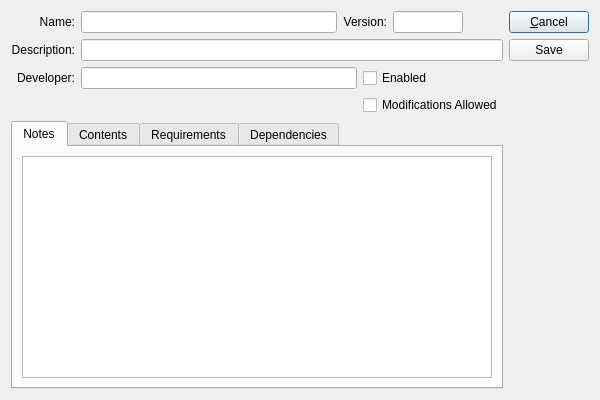
<?xml version="1.0" encoding="UTF-8"?>
<ui version="4.0">
 <comment>This file is part of the xTuple ERP: PostBooks Edition, a free and
open source Enterprise Resource Planning software suite,
Copyright (c) 1999-2019 by OpenMFG LLC, d/b/a xTuple.
It is licensed to you under the Common Public Attribution License
version 1.0, the full text of which (including xTuple-specific Exhibits)
is available at www.xtuple.com/CPAL.  By using this software, you agree
to be bound by its terms.</comment>
 <class>package</class>
 <widget class="QDialog" name="package">
  <property name="geometry">
   <rect>
    <x>0</x>
    <y>0</y>
    <width>600</width>
    <height>400</height>
   </rect>
  </property>
  <property name="windowTitle">
   <string>Package</string>
  </property>
  <layout class="QGridLayout">
   <item row="0" column="0">
    <widget class="QLabel" name="_nameLit">
     <property name="text">
      <string>Name:</string>
     </property>
     <property name="alignment">
      <set>Qt::AlignRight|Qt::AlignTrailing|Qt::AlignVCenter</set>
     </property>
    </widget>
   </item>
   <item row="0" column="1" colspan="2">
    <layout class="QHBoxLayout">
     <item>
      <widget class="XLineEdit" name="_name">
       <property name="sizePolicy">
        <sizepolicy hsizetype="Expanding" vsizetype="Preferred">
         <horstretch>1</horstretch>
         <verstretch>0</verstretch>
        </sizepolicy>
       </property>
      </widget>
     </item>
     <item>
      <widget class="QLabel" name="_versionLit">
       <property name="text">
        <string>Version:</string>
       </property>
       <property name="alignment">
        <set>Qt::AlignRight|Qt::AlignTrailing|Qt::AlignVCenter</set>
       </property>
      </widget>
     </item>
     <item>
      <widget class="XLineEdit" name="_version">
       <property name="maximumSize">
        <size>
         <width>70</width>
         <height>16777215</height>
        </size>
       </property>
      </widget>
     </item>
     <item>
      <spacer>
       <property name="orientation">
        <enum>Qt::Horizontal</enum>
       </property>
       <property name="sizeHint" stdset="0">
        <size>
         <width>40</width>
         <height>20</height>
        </size>
       </property>
      </spacer>
     </item>
    </layout>
   </item>
   <item row="0" column="3" rowspan="5">
    <layout class="QVBoxLayout">
     <item>
      <widget class="QPushButton" name="_close">
       <property name="text">
        <string>&amp;Cancel</string>
       </property>
      </widget>
     </item>
     <item>
      <widget class="QPushButton" name="_save">
       <property name="text">
        <string>Save</string>
       </property>
      </widget>
     </item>
     <item>
      <spacer>
       <property name="orientation">
        <enum>Qt::Vertical</enum>
       </property>
       <property name="sizeHint" stdset="0">
        <size>
         <width>20</width>
         <height>40</height>
        </size>
       </property>
      </spacer>
     </item>
    </layout>
   </item>
   <item row="1" column="0">
    <widget class="QLabel" name="_descriptionLit">
     <property name="text">
      <string>Description:</string>
     </property>
     <property name="alignment">
      <set>Qt::AlignRight|Qt::AlignTrailing|Qt::AlignVCenter</set>
     </property>
    </widget>
   </item>
   <item row="1" column="1" colspan="2">
    <widget class="XLineEdit" name="_description"/>
   </item>
   <item row="2" column="0">
    <widget class="QLabel" name="_developerLit">
     <property name="text">
      <string>Developer:</string>
     </property>
     <property name="alignment">
      <set>Qt::AlignRight|Qt::AlignTrailing|Qt::AlignVCenter</set>
     </property>
    </widget>
   </item>
   <item row="2" column="1">
    <widget class="XLineEdit" name="_developer">
     <property name="minimumSize">
      <size>
       <width>200</width>
       <height>0</height>
      </size>
     </property>
    </widget>
   </item>
   <item row="4" column="0" colspan="3">
    <widget class="QTabWidget" name="_tab">
     <property name="currentIndex">
      <number>0</number>
     </property>
     <widget class="QWidget" name="_notesTab">
      <attribute name="title">
       <string>Notes</string>
      </attribute>
      <layout class="QGridLayout">
       <item row="0" column="0">
        <widget class="XTextEdit" name="_notes"/>
       </item>
      </layout>
     </widget>
     <widget class="QWidget" name="_recordsTab">
      <attribute name="title">
       <string>Contents</string>
      </attribute>
      <layout class="QGridLayout">
       <item row="0" column="0" colspan="2">
        <widget class="XTreeWidget" name="_rec"/>
       </item>
       <item row="1" column="0">
        <spacer name="horizontalSpacer">
         <property name="orientation">
          <enum>Qt::Horizontal</enum>
         </property>
         <property name="sizeHint" stdset="0">
          <size>
           <width>40</width>
           <height>20</height>
          </size>
         </property>
        </spacer>
       </item>
       <item row="1" column="1">
        <widget class="XCheckBox" name="_showSystemDetails">
         <property name="text">
          <string>Show System Details</string>
         </property>
        </widget>
       </item>
      </layout>
     </widget>
     <widget class="QWidget" name="_requirementsTab">
      <attribute name="title">
       <string>Requirements</string>
      </attribute>
      <layout class="QVBoxLayout">
       <item>
        <widget class="QLabel" name="_reqLit">
         <property name="text">
          <string>This package requires the following packages:</string>
         </property>
        </widget>
       </item>
       <item>
        <widget class="XTreeWidget" name="_req"/>
       </item>
      </layout>
     </widget>
     <widget class="QWidget" name="_dependenciesTab">
      <attribute name="title">
       <string>Dependencies</string>
      </attribute>
      <layout class="QGridLayout">
       <item row="1" column="0">
        <widget class="XTreeWidget" name="_dep"/>
       </item>
       <item row="0" column="0">
        <widget class="QLabel" name="_depLit">
         <property name="text">
          <string>The following packages depend on this package:</string>
         </property>
        </widget>
       </item>
      </layout>
     </widget>
    </widget>
   </item>
   <item row="2" column="2">
    <widget class="QCheckBox" name="_enabled">
     <property name="text">
      <string>Enabled</string>
     </property>
    </widget>
   </item>
   <item row="3" column="2">
    <widget class="QCheckBox" name="_indev">
     <property name="text">
      <string>Modifications Allowed</string>
     </property>
    </widget>
   </item>
  </layout>
 </widget>
 <customwidgets>
  <customwidget>
   <class>XCheckBox</class>
   <extends>QCheckBox</extends>
   <header>xcheckbox.h</header>
  </customwidget>
  <customwidget>
   <class>XLineEdit</class>
   <extends>QLineEdit</extends>
   <header>xlineedit.h</header>
   <container>1</container>
  </customwidget>
  <customwidget>
   <class>XTreeWidget</class>
   <extends>QTreeWidget</extends>
   <header>xtreewidget.h</header>
   <container>1</container>
  </customwidget>
  <customwidget>
   <class>XTextEdit</class>
   <extends>QTextEdit</extends>
   <header>xtextedit.h</header>
  </customwidget>
 </customwidgets>
 <tabstops>
  <tabstop>_name</tabstop>
  <tabstop>_version</tabstop>
  <tabstop>_description</tabstop>
  <tabstop>_developer</tabstop>
  <tabstop>_enabled</tabstop>
  <tabstop>_indev</tabstop>
  <tabstop>_tab</tabstop>
  <tabstop>_notes</tabstop>
  <tabstop>_rec</tabstop>
  <tabstop>_req</tabstop>
  <tabstop>_dep</tabstop>
  <tabstop>_close</tabstop>
  <tabstop>_save</tabstop>
 </tabstops>
 <resources/>
 <connections>
  <connection>
   <sender>_close</sender>
   <signal>clicked()</signal>
   <receiver>package</receiver>
   <slot>reject()</slot>
   <hints>
    <hint type="sourcelabel">
     <x>548</x>
     <y>29</y>
    </hint>
    <hint type="destinationlabel">
     <x>501</x>
     <y>9</y>
    </hint>
   </hints>
  </connection>
 </connections>
</ui>
